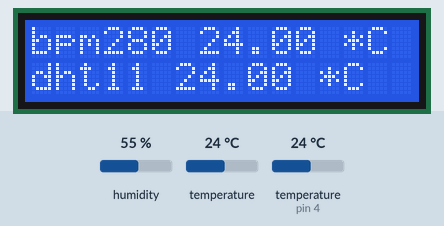
Bench run of a sketch on a simulated Arduino Uno, built with avr-gcc and run on an emulated ATmega328P. On the bench: 16×2 character LCD. The inputs (shaded band) are chosen by the test bench; at power-on: temperature 24 °C, temperature (sensor on pin 4) 24 °C, humidity 55 %. What the sketch prints to the serial monitor is not drawn.

Above: at 1.2 s.
1.3 s: temperature (sensor 0) set to 12 °C
At 3.3 s:
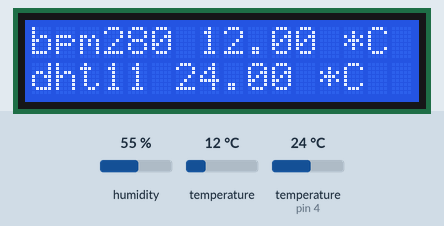
3.6 s: temperature (sensor on pin 4) set to 12 °C
At 4.5 s:
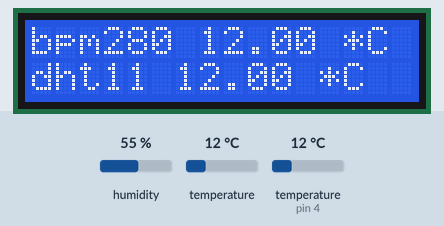
5.9 s: temperature (sensor 0) set to 19 °C
At 7.0 s:
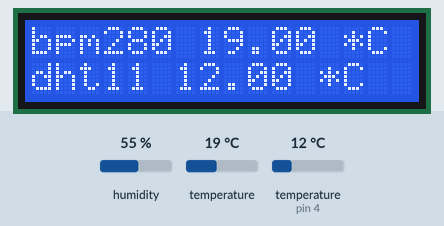
8.2 s: temperature (sensor on pin 4) set to 19 °C
At 9.5 s:
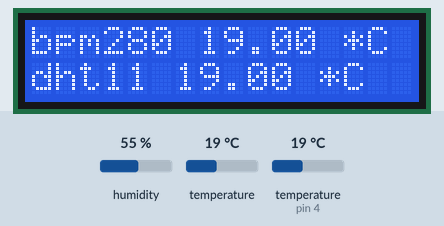
10.5 s: temperature (sensor 0) set to 28 °C
At 13.3 s:
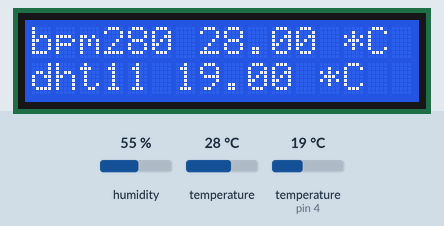
13.9 s: temperature (sensor on pin 4) set to 28 °C
At 15.8 s:
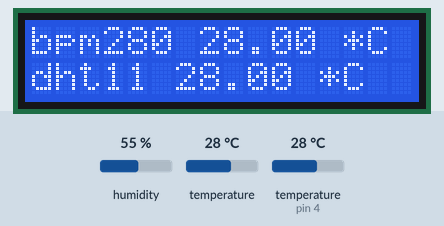
Timing chart, 0 to 17.2 s (numbered marks = the images above; inputs shaded):
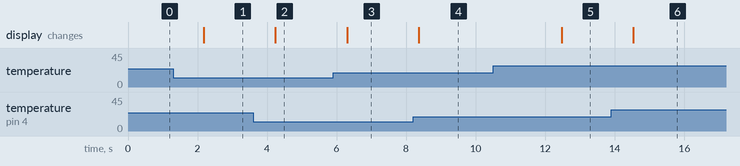

The sketch:

test20240226.ino
```cpp
#include <Wire.h>
#include <SPI.h>
#include <Adafruit_BMP280.h>

#define BMP_SCK (13)
#define BMP_MISO (12)
#define BMP_MOSI (11)
#define BMP_CS (10)

#include "DHT.h"
#define DHTPIN 4
#define DHTTYPE DHT11

DHT dht(DHTPIN, DHTTYPE);

#include <LiquidCrystal_I2C.h>
int lcdColumns = 16;
int lcdRows = 2;
LiquidCrystal_I2C lcd(0x27, lcdColumns, lcdRows);


Adafruit_BMP280 bmp;  // I2C
//Adafruit_BMP280 bmp(BMP_CS); // hardware SPI
//Adafruit_BMP280 bmp(BMP_CS, BMP_MOSI, BMP_MISO,  BMP_SCK);

void setup() {
  Serial.begin(9600);
  while (!Serial) delay(100);  // wait for native usb
  Serial.println(F("BMP280 test"));
  unsigned status;
  //status = bmp.begin(BMP280_ADDRESS_ALT, BMP280_CHIPID);
  status = bmp.begin(0x76);
  if (!status) {
    Serial.println(F("Could not find a valid BMP280 sensor, check wiring or "
                     "try a different address!"));
    Serial.print("SensorID was: 0x");
    Serial.println(bmp.sensorID(), 16);
    Serial.print("        ID of 0xFF probably means a bad address, a BMP 180 or BMP 085\n");
    Serial.print("   ID of 0x56-0x58 represents a BMP 280,\n");
    Serial.print("        ID of 0x60 represents a BME 280.\n");
    Serial.print("        ID of 0x61 represents a BME 680.\n");
    while (1) delay(10);
  }

  /* Default settings from datasheet. */
  bmp.setSampling(Adafruit_BMP280::MODE_NORMAL,     /* Operating Mode. */
                  Adafruit_BMP280::SAMPLING_X2,     /* Temp. oversampling */
                  Adafruit_BMP280::SAMPLING_X16,    /* Pressure oversampling */
                  Adafruit_BMP280::FILTER_X16,      /* Filtering. */
                  Adafruit_BMP280::STANDBY_MS_500); /* Standby time. */
  dht.begin();


  lcd.init();

  lcd.backlight();
}

void loop() {
  float t = dht.readTemperature();

  Serial.print(F("bpm280 = "));
  Serial.print(bmp.readTemperature());
  Serial.println(" *C");
  lcd.setCursor(0, 0);
  lcd.print("bpm280 ");
  lcd.print(bmp.readTemperature());
  lcd.println(" *C");


  Serial.print("dht11 = ");
  Serial.print(dht.readTemperature());
  Serial.print(" *C");
  Serial.println();
  lcd.setCursor(0, 1);
  lcd.print("dht11 ");
  lcd.print(dht.readTemperature());
  lcd.println(" *C");


  // Serial.print(F("Approx altitude = "));
  // Serial.print(bmp.readAltitude(1013.25)); /* Adjusted to local forecast! */
  // Serial.println(" m");

  Serial.println();
  delay(2000);
}
```

Measured:
- after the input at 1.3 s, the display: changes after 0.88 s (image 1)
- after the input at 3.6 s, the display: changes after 0.64 s (image 2)
- after the input at 5.9 s, the display: changes after 0.40 s (image 3)
- after the input at 8.2 s, the display: changes after 0.16 s (image 4)
- after the input at 10.5 s, the display: changes after 2.0 s (image 5)
- after the input at 13.9 s, the display: changes after 0.64 s (image 6)
